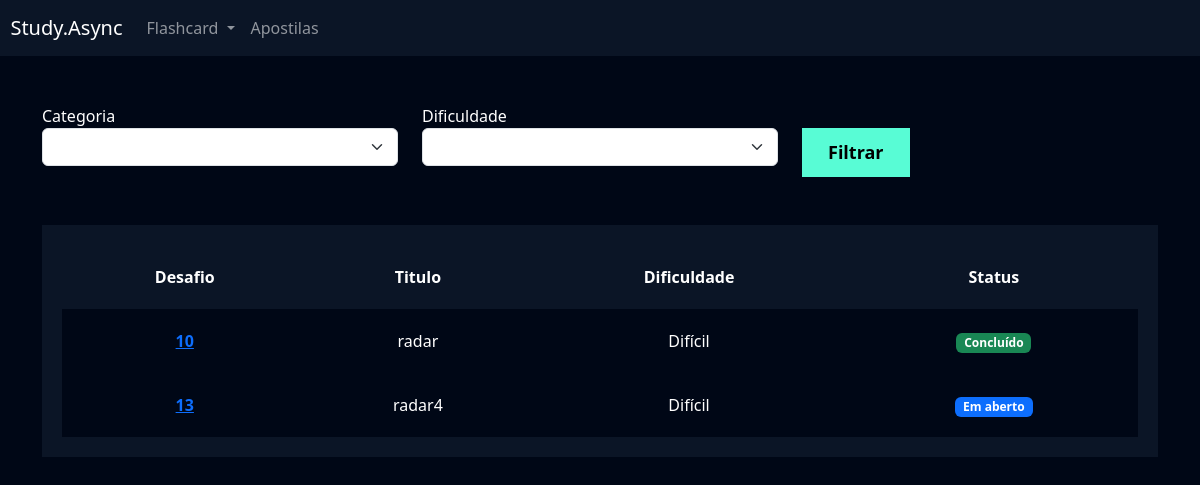
The app's page /flashcard/listar_desafio/ (signed in) with its own data.
### flashcard/models.py (models this page shows, shortened)
class Desafio(models.Model):
    user = models.ForeignKey(User, on_delete=models.DO_NOTHING)
    titulo = models.CharField(max_length=100)
    categoria = models.ManyToManyField(Categoria)
    quantidade_perguntas = models.IntegerField()
    dificuldade = models.CharField(
        max_length=1, choices=Flashcard.DIFICULDADE_CHOICES
    )
    flashcards = models.ManyToManyField(FlashcardDesafio)
    def status(self):
        if self.flashcards.filter(respondido=False).exists():
            return mark_safe('<span class="badge bg-primary">Em aberto</span>')
        else:
            return mark_safe('<span class="badge bg-success">Concluído</span>')

### flashcard/views.py (the view)
# urls.py: path('listar_desafio/', views.listar_desafio, name='listar_desafio'),
def listar_desafio(request):
    desafios = Desafio.objects.filter(user=request.user)
    categorias = Categoria.objects.all()
    dificuldades = Flashcard.DIFICULDADE_CHOICES
    categoria = request.GET.get('categoria')
    dificuldade = request.GET.get('dificuldade')
    if categoria:
        desafios = desafios.filter(categoria__id=categoria)
    if dificuldade:
        desafios = desafios.filter(dificuldade=dificuldade)
    return render(request, 'listar_desafio.html', {'desafios': desafios, 'categorias': categorias, 'dificuldades': dificuldades, 'categoria': categoria, 'dificuldade': dificuldade})

### flashcard/models.py (called while the page is built)
    def __str__(self):
        return self.nome

### flashcard/templates/listar_desafio.html (shortened to what this page needs)
{% extends "base.html" %}
{% load static %}
{% block 'cabecalho' %}
    <link href="{% static 'usuarios/css/cadastro.css' %}" rel="stylesheet">
    <link href="{% static 'flashcard/css/novo_flashcard.css' %}" rel="stylesheet">
    <link href="{% static 'flashcard/css/iniciar_desafio.css' %}" rel="stylesheet">
    <link href="{% static 'flashcard/css/desafio.css' %}" rel="stylesheet">
    <link href='https://unpkg.com/boxicons@2.1.4/css/boxicons.min.css' rel='stylesheet'>
{% endblock 'cabecalho' %}
{% block 'conteudo' %}
    {% include "partials/header.html" %}
    <div class="container">
        <br>
        <br>
        <div class="row">
            <div class="col-md">
                <form action="{% url 'listar_desafio' %}" method="GET">
                <label for="">Categoria</label>
                <select name="categoria" class="form-select">
                    <option value=""></option>
                    {% for categoria in categorias %}
                        <option value="{{categoria.id}}">{{categoria}}</option>
                    {% endfor %}
                </select>
            </div>
            <div class="col-md">
                <label for="">Dificuldade</label>
                <select name="dificuldade" class="form-select">
                    <option value=""></option>
                        {% for dificuldade in dificuldades %}
                            <option value="{{dificuldade.0}}">{{dificuldade.1}}</option>
                        {% endfor %}
                </select>
            </div>
            <div class="col-md">
                <br>
                <input type="submit" value="Filtrar" class="btn-cadastro">
            </div>
        </div>
        <br>
        <br>
        <div class="box-listar">
            <table>
                <thead>
                    <tr>
                        <th scope="col">Desafio</th>
                        <th scope="col">Titulo</th>
                        <th scope="col">Dificuldade</th>
                        <th scope="col">Status</th>
                    </tr>
                </thead>
                <tbody>
                    {% for desafio in desafios %}
                        <tr class="linha">
                            <th><a href="{% url 'desafio' desafio.id %}">{{desafio.id}}</a></th>
                            <td>{{desafio.titulo}}</td>
                            <td>{{desafio.get_dificuldade_display}}</td>
                            <td>{{desafio.status}}</td>
                        </tr>
                    {% endfor %}
                </tbody>
            </table>
        </div>
    </div>
{% endblock 'conteudo' %}

### templates/static/geral/css/base.css (style rules this page uses)
:root { --main-color: #0b1526; --dark-color: #000716; --secondary-dark-color: rgb(15, 2, 26); --light-color: #00c1f3; --contrast-color: #f4c96b; --differential-color: #58fcd5; }
body { background-color: var(--dark-color) !important; color: white !important; }

### templates/static/usuarios/css/cadastro.css (style rules this page uses)
.btn-cadastro { padding: 10px; background-color: #58fcd5; border: none; border: 1px solid #58fcd5; font-size: 18px; font-weight: bold; padding-left: 25px; padding-right: 25px; }

### templates/static/flashcard/css/desafio.css (style rules this page uses)
.box-listar { background-color: #0b1526; padding: 20px; }
table { width: 100%; padding: 20px; text-align: center; }
.linha { height: 40px; background-color: var(--dark-color); padding: 20px; }
td, th { padding: 20px; }
tr { background-color: var(--main-color); }

### records on screen
Desafio: id "10", titulo "radar", dificuldade "Difícil", status "Concluído"
Desafio: id "13", titulo "radar4", dificuldade "Difícil", status "Em aberto"
